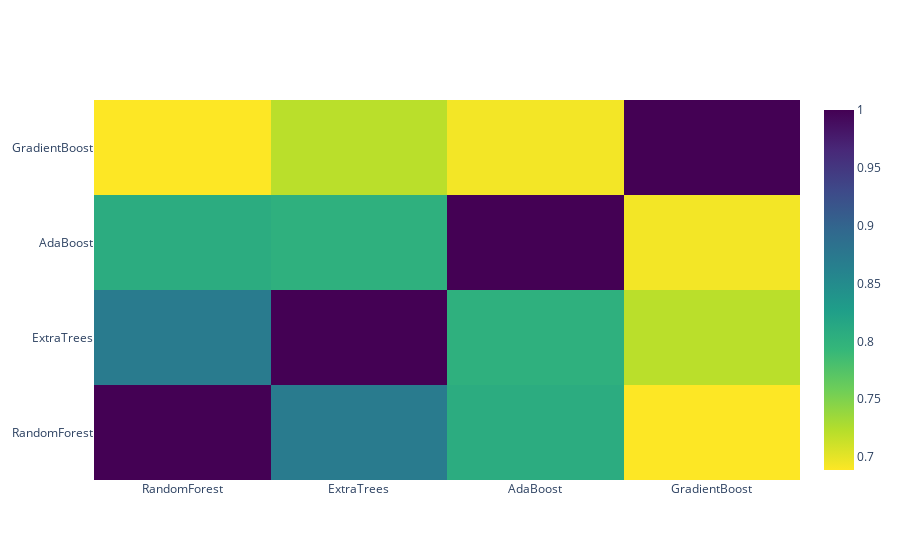

Notebook source saved alongside this figure:
### Markdown cell above
Correlation Heatmap of the Second Level Training set

### Code cell
data = [
    go.Heatmap(
        z =base_predictions_train.astype(float).corr().values,
        x =base_predictions_train.columns.values,
        y =base_predictions_train.columns.values,
        colorscale='Viridis',
        showscale=True,
        reversescale=True
    )
]
py.iplot(data, filename='labelled-heatmap')

### Figure 1 — Plotly figure (JSON) as saved in the notebook; plotly's stock layout.template omitted (floating-point values rounded to 4 significant figures)
{"data": [{"colorscale": [[0, "#440154"], [0.1111, "#482878"], [0.2222, "#3e4989"], [0.3333, "#31688e"], [0.4444, "#26828e"], [0.5556, "#1f9e89"], [0.6667, "#35b779"], [0.7778, "#6ece58"], [0.8889, "#b5de2b"], [1, "#fde725"]], "reversescale": true, "showscale": true, "type": "heatmap", "x": ["RandomForest", "ExtraTrees", "AdaBoost", "GradientBoost"], "y": ["RandomForest", "ExtraTrees", "AdaBoost", "GradientBoost"], "z": [[1, 0.8715, 0.8073, 0.6889], [0.8715, 1, 0.8027, 0.7208], [0.8073, 0.8027, 1, 0.6937], [0.6889, 0.7208, 0.6937, 1]]}], "layout": {}}
